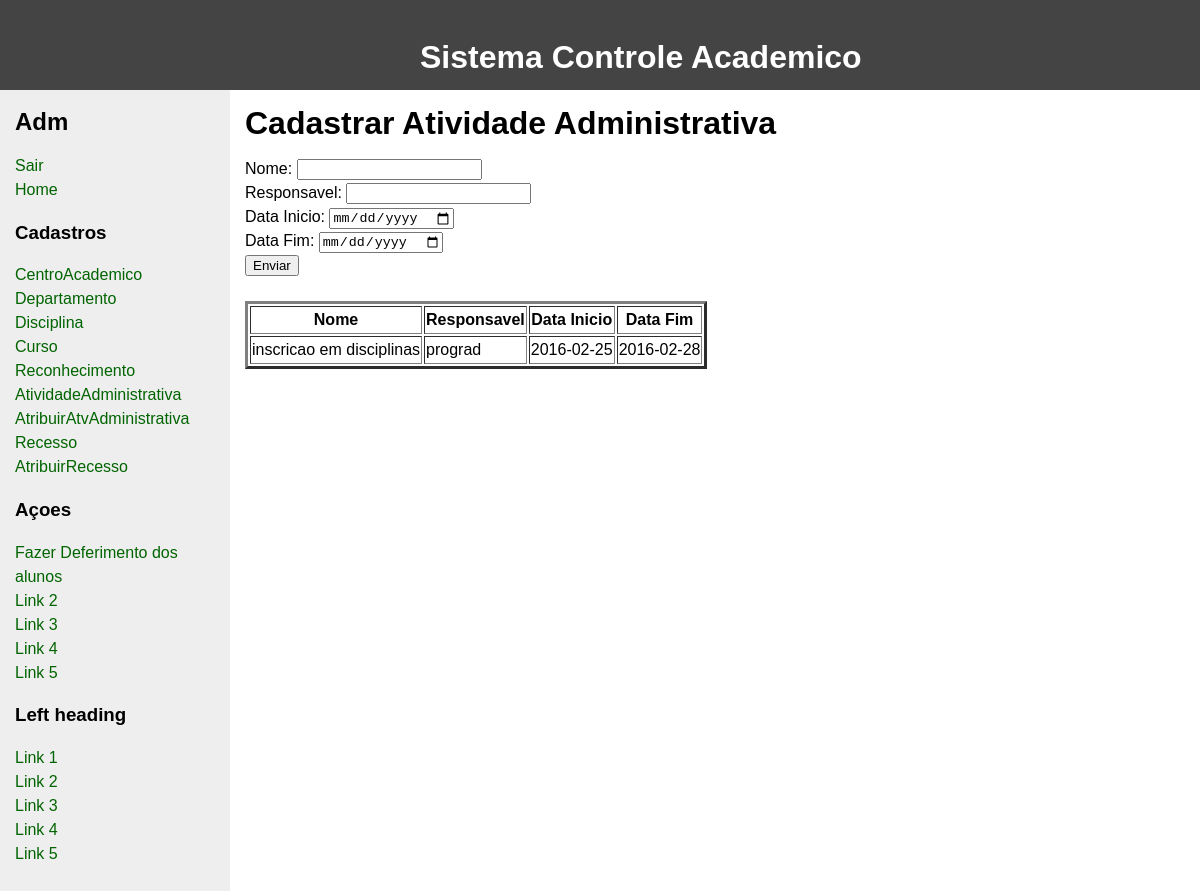
The page /LabBDinterface-master/criarAtividadeAdministrativa.php on the database its author committed.
### tables this page shows
CREATE TABLE atividade_administrativa(
    id_ativ_adm 		INT NOT NULL AUTO_INCREMENT,
    nome 				CHAR(255),
    responsavel 		CHAR(255),
    data_inicio 		DATE,
    data_fim 			DATE,
    constraint unique_atividade_administrativa UNIQUE (nome, data_inicio, data_fim),
    constraint pk_atividade_administrativa PRIMARY KEY (id_ativ_adm)
);

### LabBDinterface-master/criarAtividadeAdministrativa.php (the view, shortened to what this page needs)
<!DOCTYPE html>
<html>
 <head>
    <div class id=head>
    <b> Sistema Controle Academico </b>
    </div>
    </head>
 <body>
   <div id="wrapper">
     <main>
       <div id="content">
         <div class="innertube">
           <h1>Cadastrar Atividade Administrativa</h1>
           <p >
             <form action="criarAtividadeAdministrativa.php" method="post" align=”center”>
             Nome: <input type="text" name="nome" /><br>
             Responsavel:  <input type="text" name="resp"/><br>
             Data Inicio:  <input type="date" name="dini"/><br>
             Data Fim:  <input type="date" name="dfim"/><br>
             <input type="submit" value="Enviar" name="submit">
             </form>
             <?php
             $host     = "localhost";
             $port     = 3306;
             $socket   = "";
             $user     = "root";
             $password = "";
             $dbname   = "labbd";
             $con = new mysqli($host, $user, $password, $dbname, $port, $socket)
                     or die ('Could not connect to the database server' . mysqli_connect_error());
             $sql = "SELECT * FROM atividade_administrativa";
             $result = $con->query($sql);
             echo "<br>";
             echo "<table border=3>";
             echo "<th> Nome </th> <th> Responsavel</th>  <th> Data Inicio</th>  <th> Data Fim</th>";
             if ($result->num_rows > 0) {
                 while($row = $result->fetch_assoc()) {
                   echo "<tr>";
                     echo "<td>" ;
                     echo  $row["nome"];
                     echo "</td>";
                     echo "<td>" ;
                     echo $row["responsavel"];
                     echo "</td>";
                     echo "<td>" ;
                     echo $row["data_inicio"];
                     echo "</td>";
                     echo "<td>" ;
                     echo $row["data_fim"];
                     echo "</td>";
                   echo "</tr>";
                 }
             echo "</table>";
             } else {
                 echo "0 results";
             }
          ?>
           </p>
         </div>
       </div>
     </main>
<?php include("sidebarAdm.php"); ?>
   </div>
 </body>
</html>

### LabBDinterface-master/criarAtividadeAdministrativa.php (style rules this page uses)
body { margin:0; padding:0; font-family: Sans-Serif; line-height: 1.5em; }
main { padding-bottom: 10010px; margin-bottom: -10000px; float: left; width: 100%; }
#wrapper { overflow: hidden; }
#content { margin-left: 230px; }
.innertube { margin: 15px; margin-top: 0; }
p { color: #555; }
b { color: white; font-family: Sans-Serif; font-size: 200%; position: absolute; left: 35%; top: 5% }
#head { height: 90px; background: #444; }

### rows shown on the page
atividade_administrativa: nome "inscricao em disciplinas", responsavel "prograd", data_inicio "2016-02-25", data_fim "2016-02-28"
